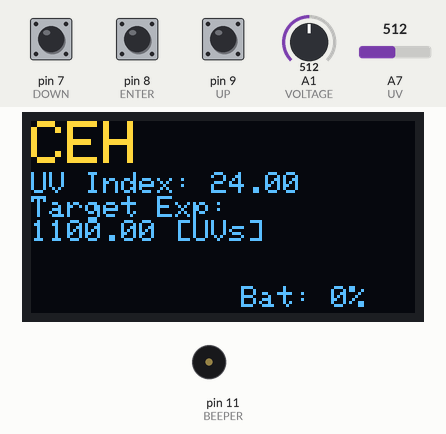
Bench run of a program on a simulated Arduino Nano, built with avr-gcc and run on an emulated ATmega328P. On the bench: 128×64 one-colour display, buzzer (waves = sounding, pin HIGH). The inputs (shaded band) are chosen by the test bench; at power-on: pin 8 (ENTER) HIGH, A7 (UV) = 512, A1 (VOLTAGE) = 512, pin 7 (DOWN) HIGH, pin 9 (UP) HIGH. The OLED is the two-colour kind (top 16 rows yellow).

Above: at 3.7 s.
3.8 s: pin 8 (ENTER) pulled LOW for 0.15 s
At 4.9 s:
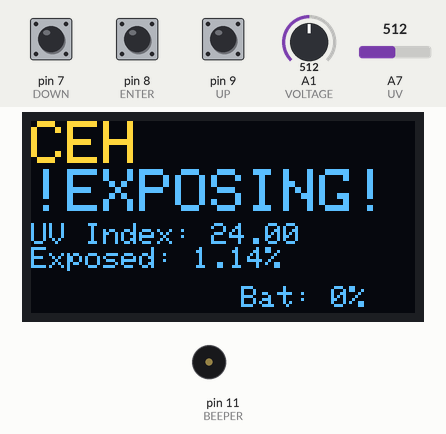
6.9 s: A7 (UV) set to 0
At 8.0 s:
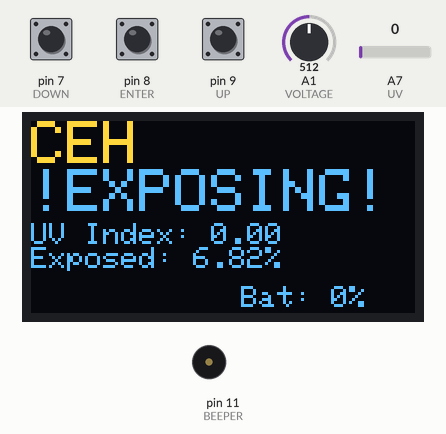
9.1 s: A1 (VOLTAGE) set to 716
At 10.3 s:
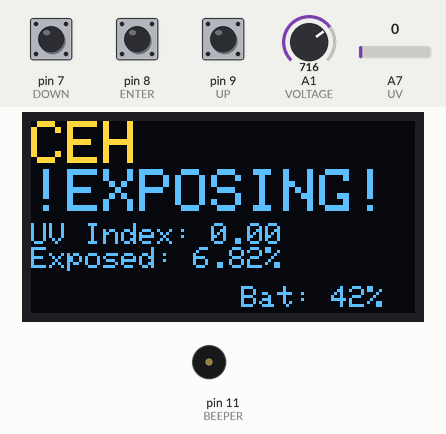
10.7 s: A7 (UV) set to 16
At 11.8 s:
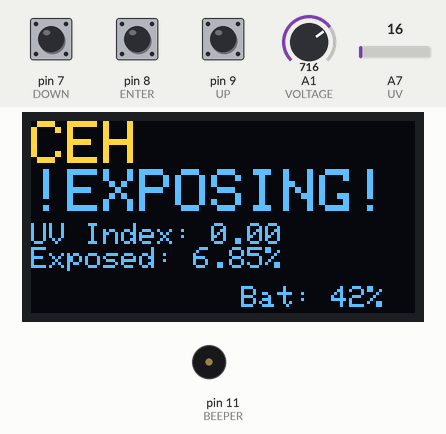
12.9 s: A1 (VOLTAGE) set to 900
At 13.4 s:
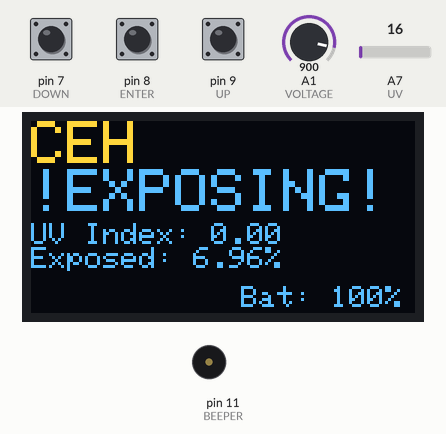
14.5 s: A7 (UV) set to 122
At 15.5 s:
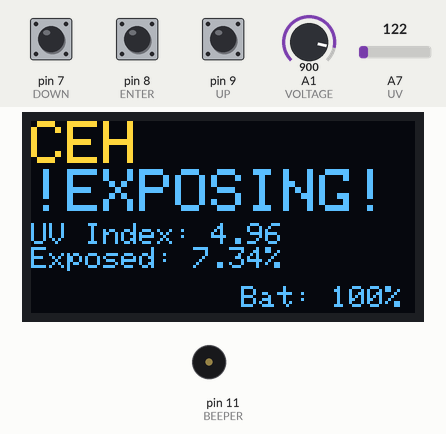
Timing chart, 0 to 17.5 s (numbered marks = the images above; inputs shaded):
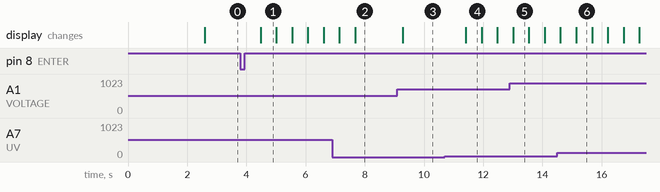

Measured:
- after the input at 3.8 s, the display: changes after 0.68 s (image 1)
- after the input at 9.1 s, the display: changes after 0.18 s (image 3)
- after the input at 10.7 s, the display: changes after 0.71 s (image 4)
- what the display in image 1 shows lasts 0.5 s, from 4.5 s to 5.0 s

The program:

main.cpp
```cpp
#include <Arduino.h>
#include <Adafruit_SSD1306.h>
#include <Adafruit_GFX.h>
#include <Wire.h>

#define OLED_WIDTH 128
#define OLED_HEIGHT 64

#define OLED_ADDR   0x3C

#define INIT 0
#define EXPOSING 1
#define EXPOSED 2

#define UP 9
#define ENTER 8
#define DOWN 7

#define UV A7
#define VOLTAGE A1
#define BEEPER 11

int estimate_soc();
float get_UV_index();

Adafruit_SSD1306 display(OLED_WIDTH, OLED_HEIGHT);

float UV_index, target_exposure, current_exposure;
int state = 0;
int cancel, up_held, down_held, blk, SoC;

void setup() {

  display.begin(SSD1306_SWITCHCAPVCC, OLED_ADDR);
  display.clearDisplay();
  display.setTextSize(2);
  display.setTextColor(WHITE);
  display.setCursor(0, 0);
  display.println("Welcome");
  display.setTextSize(1);
  display.setTextColor(WHITE);
  display.setCursor(0, 17);
  display.println("This is");
  display.println("the Cyanotype");
  display.println("Exposure Helper");
  display.display();
  delay(2500);

  // Default target exposure
  target_exposure = 1100;


  // put your setup code here, to run once:
  pinMode(UV, INPUT_PULLUP);
  pinMode(VOLTAGE, INPUT_PULLUP);
  pinMode(BEEPER, OUTPUT);
  pinMode(UP, INPUT_PULLUP);
  pinMode(DOWN, INPUT_PULLUP);
  pinMode(ENTER, INPUT_PULLUP);

  // Make sure you are using 5V as reference voltage
  analogReference(EXTERNAL);


}
void loop() {

  // Static display
  display.clearDisplay();
  display.setTextSize(2);
  display.setTextColor(WHITE);
  display.setCursor(0, 0);
  display.println("CEH");
  UV_index = get_UV_index();
  switch (state)
  {
  // Pre Exposure Setup
  case INIT:
    // Handling Inputs

    // Increasing exposure
    if(!digitalRead(UP))
    {
      // Checking for long press
      up_held++;
      target_exposure += constrain(up_held > 10 ? 50 : 5, 0, INTMAX_MAX);
      delay(100);
    }
    else
    {
      up_held = 0;
    }

    // Decreasing exposure
    if(!digitalRead(DOWN))
    {
      // Checking for long press
      down_held++;
      target_exposure -= constrain(down_held > 10 ? 50 : 5, 0, INTMAX_MAX);
      delay(100);
    }
    else
    {
      down_held = 0;
    }

    // Starting Exposure
    if(!digitalRead(ENTER) && cancel >= 0)
    {
      current_exposure = 0;
      cancel = 0;
      state = EXPOSING;
      delay(100);
    }
    if(digitalRead(ENTER))
    {
      cancel = 0;
    }

    //Setting up Display
    display.setTextSize(1);
    display.setTextColor(WHITE);
    display.setCursor(0, 17);
    display.setTextSize(1);
    display.setTextColor(WHITE);
    display.setCursor(0, 17);

    display.print("UV Index: ");
    display.println(UV_index > 1. ? UV_index - 1 : 0);
    display.println("Target Exp: ");
    display.print(target_exposure);
    display.println(" [UVs]");
    break;

  // Exposing the Cyanotype
  case EXPOSING:

    current_exposure += UV_index / 2.;

    // Setting up Display
    display.println("!EXPOSING!");

    display.setTextSize(1);
    display.setTextColor(WHITE);
    display.setCursor(0, 34);

    display.print("UV Index: ");
    display.println(UV_index > 1. ? UV_index - 1 : 0);
    display.print("Exposed: ");
    display.print(constrain(100.0 * current_exposure / target_exposure, 0, 100));
    display.println("%");

    // Checking for cancellation
    if(!digitalRead(ENTER))
    {
      cancel++;
    }
    else
    {
      cancel = 0;
    }

    if(cancel > 6)
    {
      cancel = -1;
      state = INIT;
    }
    // Switching to next state
    if(current_exposure >= target_exposure)
    {
      blk = 0;
      state = EXPOSED;
    }
    delay(500);
    break;

  // All done! Sounding the alarm!
  case EXPOSED:

    blk++;
    // BLINK ON!
    if(blk % 2)
    {
    // Setting up Display
    display.setCursor(0, 17);
    display.setTextSize(3);
    display.println("!DONE!");

    // Starting to beep!
    tone(BEEPER, 50);
    delay(500);
    }
    else
    //BLINK OFF
    {
    //Stopping the tone
    noTone(BEEPER);
    delay(250);
    }
    // Returning to INIT
    if(!digitalRead(ENTER))
    {
      state = INIT;
      noTone(BEEPER);
      cancel = -1;
      delay(50);
    }
    break;

  default:
    state = INIT;
    break;
  }
  display.setCursor(70, 55);
  display.setTextSize(1);
  display.print("Bat: ");
  display.print(estimate_soc());
  display.print("%");
  display.display();
}


int estimate_soc() {
    return constrain(map(analogRead(VOLTAGE), 613, 858, 0, 100), 0, 100);
}

float get_UV_index(){
  // I know that this does ignore the the -1 offset specified, but this sensor
  // actually reads 0V when there is no UV, so we would get a negative index
  // For display purpose I've applied the offset, but clamped clamped it to zero
  return analogRead(UV) * (50.0 / 1024.0);
}
```
